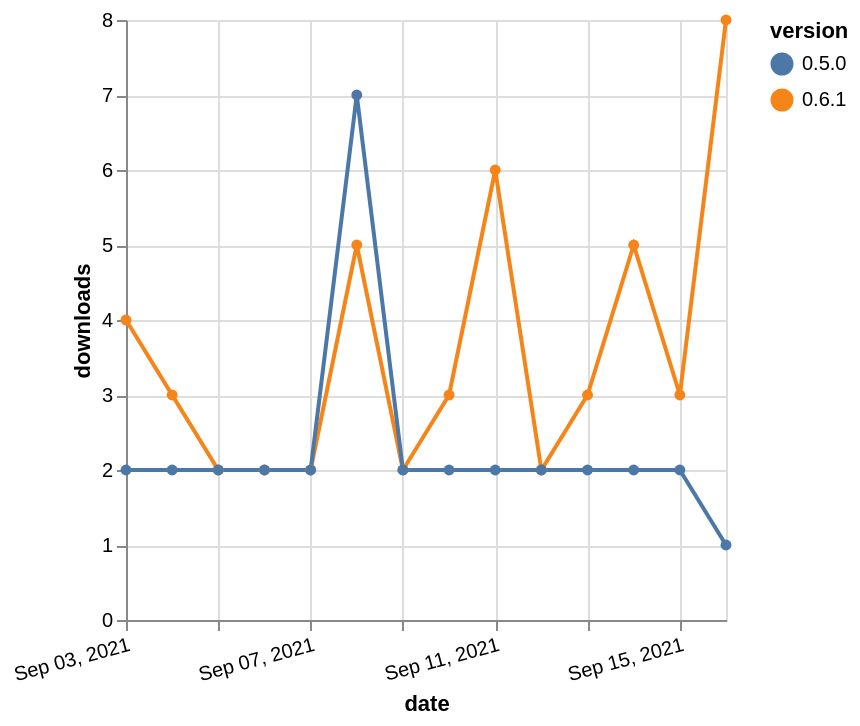

Express this chart as Vega-Lite.
### Vega-Lite specification from a JSON file in a GitHub repository (floating-point values rounded to 4 significant figures)
{"$schema": "https://vega.github.io/schema/vega-lite/v5.json", "description": "A simple bar chart with embedded data.", "data": {"values": [{"date": "2021-09-03", "total": 3480, "delta": 4, "version": "0.6.1"}, {"date": "2021-09-04", "total": 3483, "delta": 3, "version": "0.6.1"}, {"date": "2021-09-05", "total": 3485, "delta": 2, "version": "0.6.1"}, {"date": "2021-09-06", "total": 3487, "delta": 2, "version": "0.6.1"}, {"date": "2021-09-07", "total": 3489, "delta": 2, "version": "0.6.1"}, {"date": "2021-09-08", "total": 3494, "delta": 5, "version": "0.6.1"}, {"date": "2021-09-09", "total": 3496, "delta": 2, "version": "0.6.1"}, {"date": "2021-09-10", "total": 3499, "delta": 3, "version": "0.6.1"}, {"date": "2021-09-11", "total": 3505, "delta": 6, "version": "0.6.1"}, {"date": "2021-09-12", "total": 3507, "delta": 2, "version": "0.6.1"}, {"date": "2021-09-13", "total": 3510, "delta": 3, "version": "0.6.1"}, {"date": "2021-09-14", "total": 3515, "delta": 5, "version": "0.6.1"}, {"date": "2021-09-15", "total": 3518, "delta": 3, "version": "0.6.1"}, {"date": "2021-09-16", "total": 3526, "delta": 8, "version": "0.6.1"}, {"date": "2021-09-03", "total": 4851, "delta": 2, "version": "0.5.0"}, {"date": "2021-09-04", "total": 4853, "delta": 2, "version": "0.5.0"}, {"date": "2021-09-05", "total": 4855, "delta": 2, "version": "0.5.0"}, {"date": "2021-09-06", "total": 4857, "delta": 2, "version": "0.5.0"}, {"date": "2021-09-07", "total": 4859, "delta": 2, "version": "0.5.0"}, {"date": "2021-09-08", "total": 4866, "delta": 7, "version": "0.5.0"}, {"date": "2021-09-09", "total": 4868, "delta": 2, "version": "0.5.0"}, {"date": "2021-09-10", "total": 4870, "delta": 2, "version": "0.5.0"}, {"date": "2021-09-11", "total": 4872, "delta": 2, "version": "0.5.0"}, {"date": "2021-09-12", "total": 4874, "delta": 2, "version": "0.5.0"}, {"date": "2021-09-13", "total": 4876, "delta": 2, "version": "0.5.0"}, {"date": "2021-09-14", "total": 4878, "delta": 2, "version": "0.5.0"}, {"date": "2021-09-15", "total": 4880, "delta": 2, "version": "0.5.0"}, {"date": "2021-09-16", "total": 4881, "delta": 1, "version": "0.5.0"}]}, "width": "container", "mark": {"type": "line", "point": {"filled": true}}, "encoding": {"x": {"field": "date", "type": "temporal", "timeUnit": "yearmonthdate", "title": "date", "axis": {"labelAngle": -15}}, "y": {"field": "delta", "type": "quantitative", "title": "downloads"}, "color": {"field": "version", "type": "nominal"}, "tooltip": {"field": "delta"}}}
